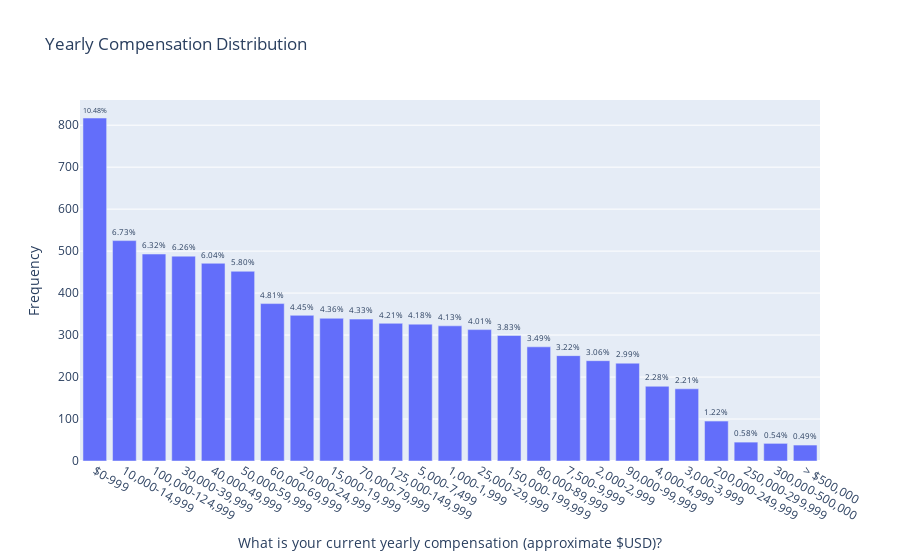

The notebook cell this image was saved under:
### Markdown cell above
## Univariate Analysis for All Variables

### Code cell
import numpy as np
import pandas as pd
import plotly.graph_objs as go
from plotly.offline import iplot, init_notebook_mode

# Enable offline mode for Plotly in Jupyter
init_notebook_mode(connected=True)

# Your dataset
df = pd.read_csv('../../data/prep_survey_profile.csv')

if isinstance(df, (pd.DatetimeIndex, pd.MultiIndex)):
    df = df.to_frame(index=False)

# Remove any pre-existing indices for ease of use in the D-Tale code, but this is not required
df = df.reset_index().drop('index', axis=1, errors='ignore')
df.columns = [str(c) for c in df.columns]  # Update columns to strings in case they are numbers

s = df[~pd.isnull(df['What is your current yearly compensation (approximate $USD)?'])]['What is your current yearly compensation (approximate $USD)?']
chart = pd.value_counts(s).to_frame(name='data')
chart['percent'] = (chart['data'] / chart['data'].sum()) * 100
chart.index.name = 'labels'
chart = chart.reset_index().sort_values(['data', 'labels'], ascending=[False, True])
chart = chart[:100]

# Create the bar chart with percentage text on top of bars
charts = [go.Bar(
    x=chart['labels'].values, 
    y=chart['data'].values, 
    name='Frequency',
    text=chart['percent'].apply(lambda x: f'{x:.2f}%').values,  # Add percentage text on top of the bars
    textposition='outside'  # Position the text outside the bars
)]

figure = go.Figure(data=charts, layout=go.Layout({
    'barmode': 'group',
    'legend': {'orientation': 'h'},
    'title': {'text': 'Yearly Compensation Distribution'},
    'xaxis': {'title': {'text': 'What is your current yearly compensation (approximate $USD)?'}},
    'yaxis': {'title': {'text': 'Frequency'}}
}))

iplot(figure)

### Figure 1 — Plotly figure (JSON) as saved in the notebook; plotly's stock layout.template omitted (floating-point values rounded to 4 significant figures)
{"data": [{"name": "Frequency", "text": ["10.48%", "6.73%", "6.32%", "6.26%", "6.04%", "5.80%", "4.81%", "4.45%", "4.36%", "4.33%", "4.21%", "4.18%", "4.13%", "4.01%", "3.83%", "3.49%", "3.22%", "3.06%", "2.99%", "2.28%", "2.21%", "1.22%", "0.58%", "0.54%", "0.49%"], "textposition": "outside", "type": "bar", "x": ["$0-999", "10,000-14,999", "100,000-124,999", "30,000-39,999", "40,000-49,999", "50,000-59,999", "60,000-69,999", "20,000-24,999", "15,000-19,999", "70,000-79,999", "125,000-149,999", "5,000-7,499", "1,000-1,999", "25,000-29,999", "150,000-199,999", "80,000-89,999", "7,500-9,999", "2,000-2,999", "90,000-99,999", "4,000-4,999", "3,000-3,999", "200,000-249,999", "250,000-299,999", "300,000-500,000", "> $500,000"], "y": [817, 525, 493, 488, 471, 452, 375, 347, 340, 338, 328, 326, 322, 313, 299, 272, 251, 239, 233, 178, 172, 95, 45, 42, 38]}], "layout": {"barmode": "group", "legend": {"orientation": "h"}, "title": {"text": "Yearly Compensation Distribution"}, "xaxis": {"title": {"text": "What is your current yearly compensation (approximate $USD)?"}}, "yaxis": {"title": {"text": "Frequency"}}}}
